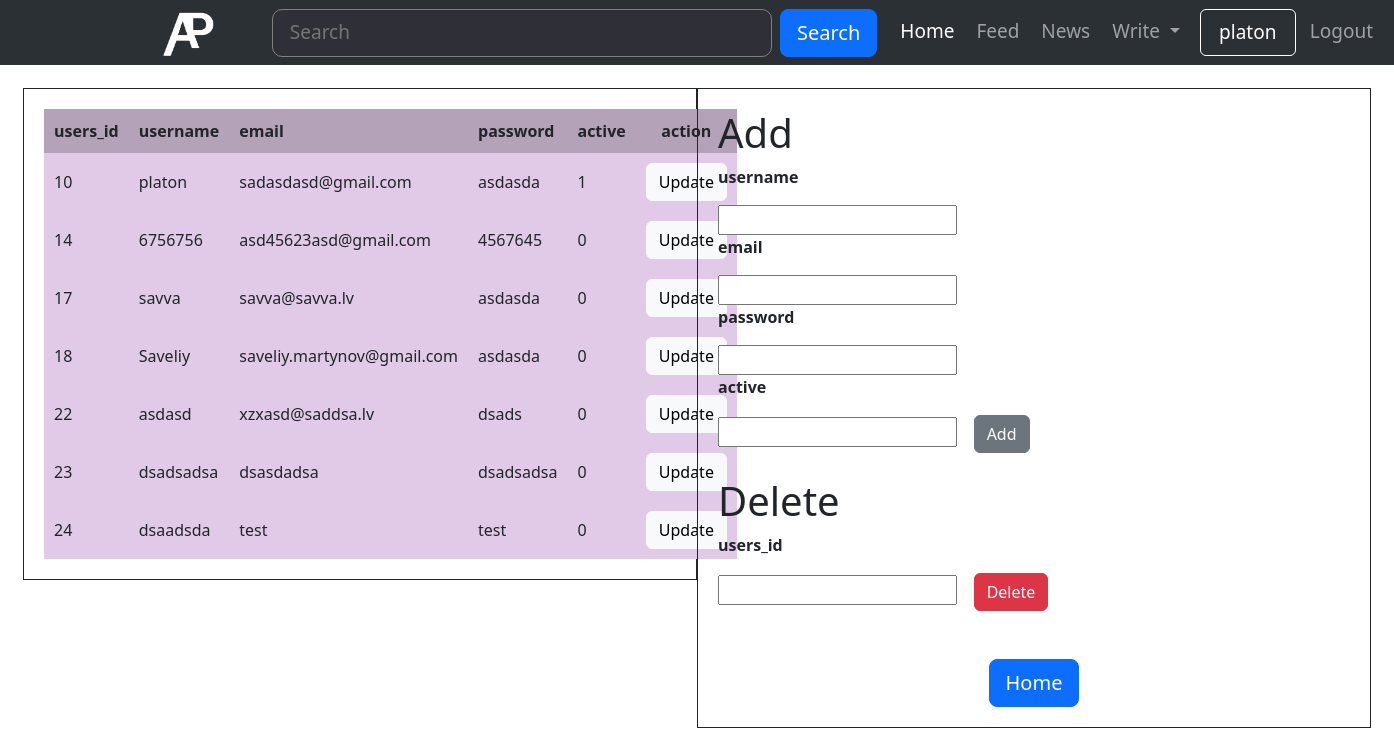
Screenshot of /news_portal_g1/admin_user.php (signed in) with the database file from the repository.
### tables this page shows
CREATE TABLE `users` (
  `users_id` int(11) NOT NULL,
  `username` varchar(255) NOT NULL,
  `email` varchar(255) NOT NULL,
  `password` varchar(255) NOT NULL,
  `active` int(1) NOT NULL
);

### news_portal_g1/admin_user.php (the view, shortened to what this page needs)
<?php
    $servername = "localhost";
    $database = "news_portal";
    $username = "root";
    $password = "";
    $conn = mysqli_connect($servername, $username, $password, $database);
?>
<!doctype html>
<html lang="en">
<head>
    <link rel ="stylesheet" href="https://cdn.jsdelivr.net/npm/bootstrap@5.3.0-alpha1/dist/css/bootstrap.min.css" rel="stylesheet">
    <link rel ="stylesheet" href="style.css">
</head>
<body>
        <nav class="padding-navbar navbar navbar-expand-lg bg-body-tertiary navbar bg-dark class-navbar" data-bs-theme="dark">
            <div class="container-fluid">
            <a href="#"><img class="navbar-brand" src="/news_portal_g1/img/ap-logo.png" width="100px" alt=""></a>
                <form class="d-flex" role="search">
                <input class="form-control-header me-2" type="search" placeholder="   Search" aria-label="Search">
                <button class=" btn btn-lg btn-primary border-radiuss-10" type="submit">Search</button>
                </form>
            </div>
            <ul class="navbar-nav me-auto my-2 my-lg-0 navbar-nav-scroll " style="--bs-scroll-height: 100px;">
                <li class="nav-item">
                    <a class="nav-link active" aria-current="page" href="home.php">Home</a>
                </li>
                <li class="nav-item">
                    <a class="nav-link" href="#">Feed</a>
                </li>
                <li class="nav-item">
                    <a class="nav-link" href="#">News</a>
                    </li>
                <li class="nav-item dropdown">
                    <a class="btn btn-primary nav-link dropdown-toggle" href="#" role="button"
                    data-bs-toggle="dropdown" aria-expanded="false">
                    Write
                    </a>
                </li>
            <li class="menu-member">
                <?php
                    if(isset($_SESSION["username"]))
                    {
                ?>
                    <li><a href="profile.php" class=" border nav-link border border-white rounded  css-test" href="index.php"><?php echo $_SESSION['username']; ?></a></li>
                    <li><a href="logout.php" class="nav-link">Logout</a></li>
                <?php
                    }
                    else
                    {
                ?>
                    <li><a href="index.php" class="nav-link active">&nbspRegister</a></li>
                    <li><a href="login.php" class="nav-link active">Login</a></li>
                <?php
                    }
                ?>
            </li>
                </ul>
        </nav>
    <div class="float-container">
<div class="float-child">
  <table>
        <tr>
            <th>users_id</th>
            <th>username</th>
            <th>email</th>
            <th>password</th>
            <th>active</th>
            <th><center>action</center></th>
        </tr>
            <?php
            $users = mysqli_query($conn,"SELECT * FROM `users`");
            $users=mysqli_fetch_all($users);
        foreach ($users as $user)
        {
        echo '
        <tr>
            <td>' .$user[0]  . '</td>
            <td>' .$user[1]  . '</td>
            <td>' .$user[2]  . '</td>
            <td>' .$user[3]  . '</td>
            <td>' .$user[4]  . '</td>
            <td><a class="btn btn-light" href="update_user.php?k_id='.$user[0] .'">Update</a> </td>
        </tr>
        ';
        }
            ?>
        </table>
</div>
<div class="float-child">
  <h1>Add</h1>
        <form action="add_user.php" method="post" enctype="multipart/form-data">
            <p><b>username</b></p>
            <input type="text" name="name">
            <p><b>email</b></p>
            <input type="email" name="email">
            <p><b>password</b></p>
            <input type="password" name="password">
            <p><b>active</b></p>
            <input type="text" name="active">&nbsp&nbsp&nbsp
            <button type="submit" class="btn btn-secondary">Add</button>
        </form><br>
        <h1>Delete</h1>
        <form action="delete_user.php" method="post" enctype="multipart/form-data">
            <p><b>users_id</b></p>
            <input type="text" name="id">&nbsp&nbsp&nbsp
            <button type="submit" class="btn btn-danger">Delete </button><br><br><br>
        </form>
        <?php
        echo "<center><a href='home.php' class='btn btn-lg btn-primary'> Home </a></center>";
        ?>
  </div>
</div>
</body>
</html>

### news_portal_g1/admin_user.php (style rules this page uses)
th,td { padding: 10px; }
th { background: #b3a2b8; }
td { background: #e1cae8; }
button { padding: 10px; background: #e3e3e3; border: unset; cursor: pointer; }
.css-test { background-color:; text-align:center; width:6rem; color:white; }
li { margin:3px; }
.padding-navbar { padding-left: 8rem; padding-right: 8rem; }
.class-navbar { height: 65px; font-size: 19px; }
.form-control-header { width: 500px; border-radius: 10px; background-color: rgb(47, 47, 56); color: rgb(219, 219, 219); border-width: 1px; border-style:solid; border-color: gray; }
.float-container { border: 3px solid #fff; padding: 20px; }
.float-child { width: 50%; float: left; padding: 20px; border: 1px solid; }

### rows the page displays
users: users_id "10", username "platon", email "sadasdasd@gmail.com", password "asdasda", active "1"
users: users_id "14", username "6756756", email "asd45623asd@gmail.com", password "4567645", active "0"
users: users_id "17", username "savva", email "savva@savva.lv", password "asdasda", active "0"
users: users_id "18", username "Saveliy", email "saveliy.martynov@gmail.com", password "asdasda", active "0"
users: users_id "22", username "asdasd", email "xzxasd@saddsa.lv", password "dsads", active "0"
users: users_id "23", username "dsadsadsa", email "dsasdadsa", password "dsadsadsa", active "0"
users: users_id "24", username "dsaadsda", email "test", password "test", active "0"

### other values shown
$_SESSION['username'] "platon"
